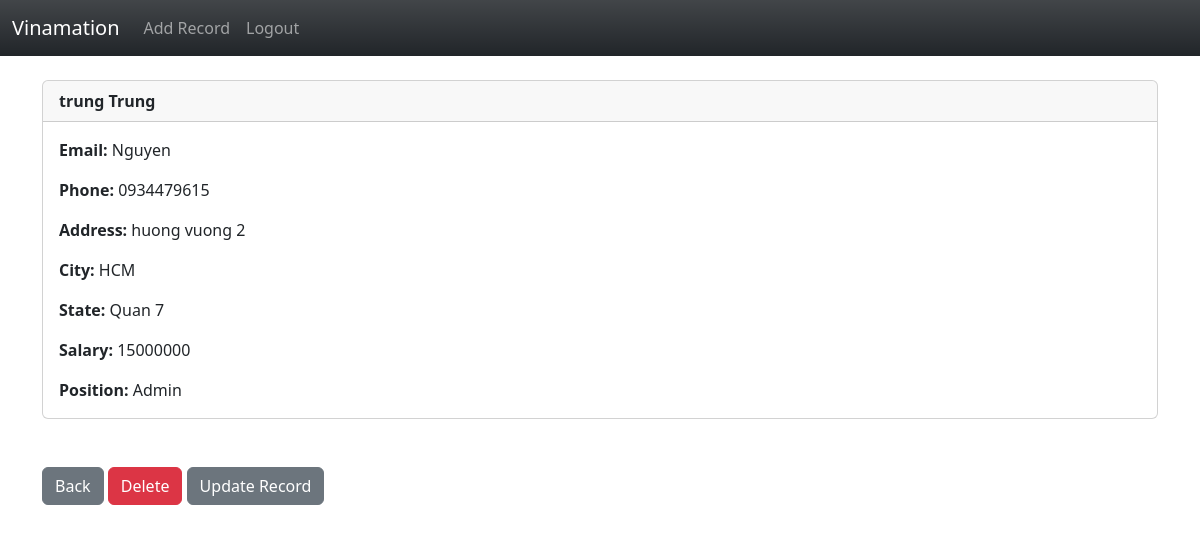
The page /artist/record/1 (signed in) on the database its author committed.
### artist/models.py (models this page shows, shortened)
class Record(models.Model):
    create_at = models.DateTimeField(auto_now=True)
    first_name = models.CharField(max_length=50)
    last_name = models.CharField(max_length=50)
    email = models.CharField(max_length=50)
    phone = models.CharField(max_length=15)
    address = models.CharField(max_length=100)
    city = models.CharField(max_length=50)
    state = models.CharField(max_length=50)
    salary = models.IntegerField(max_length=12)
    position = models.CharField(max_length=20)

### artist/views.py (the view)
# urls.py: path('record/<int:pk>', views.customer_record, name = "record"),
def customer_record(request, pk):
    if request.user.is_authenticated:
        customer_record = Record.objects.get(id=pk)
        return render(request, 'artist/record.html',{'customer_record' : customer_record})
    else:
        messages.success(request, "You Must Be Logged In TO View That Page")
        return redirect('home')

### artist/templates/artist/record.html
{% extends 'artist/base.html' %}
{% block body %}
<div class="card">
    <div class="card-header"><strong>
          {{ customer_record.first_name }}
          {{ customer_record.last_name }}</strong>
    </div>
    <div class="card-body">
  <p class="card-text">
  <strong>Email: </strong>{{ customer_record.email }}</p>
  <p class="card-text">
  <strong>Phone: </strong>{{ customer_record.phone }}
  </p>
  <p class="card-text">
  <strong>Address: </strong>{{ customer_record.address }}</p>
  <p class="card-text">
  <strong>City: </strong>{{ customer_record.city }}</p>
  <p class="card-text">
  <strong>State: </strong>{{ customer_record.state }}</p>
  <p class="card-text">
  <strong>Salary: </strong>{{ customer_record.salary }}</p>
  <p class="card-text">
<strong>Position: </strong>{{ customer_record.position }}</p>
    </div>
  </div>
  <br/><br/>
  <a href="{% url 'home' %}" class="btn btn-secondary">Back</a>
  <a href="{% url 'delete_record' customer_record.id %}" class="btn btn-danger">Delete</a>
  <a href="{% url 'update_record' customer_record.id %}" class="btn btn-secondary">Update Record</a>
{% endblock %}

### rows shown on the page
Record: first_name "trung", last_name "Trung", email "Nguyen", phone "0934479615", address "huong vuong 2", city "HCM", state "Quan 7", salary "15000000", position "Admin"
